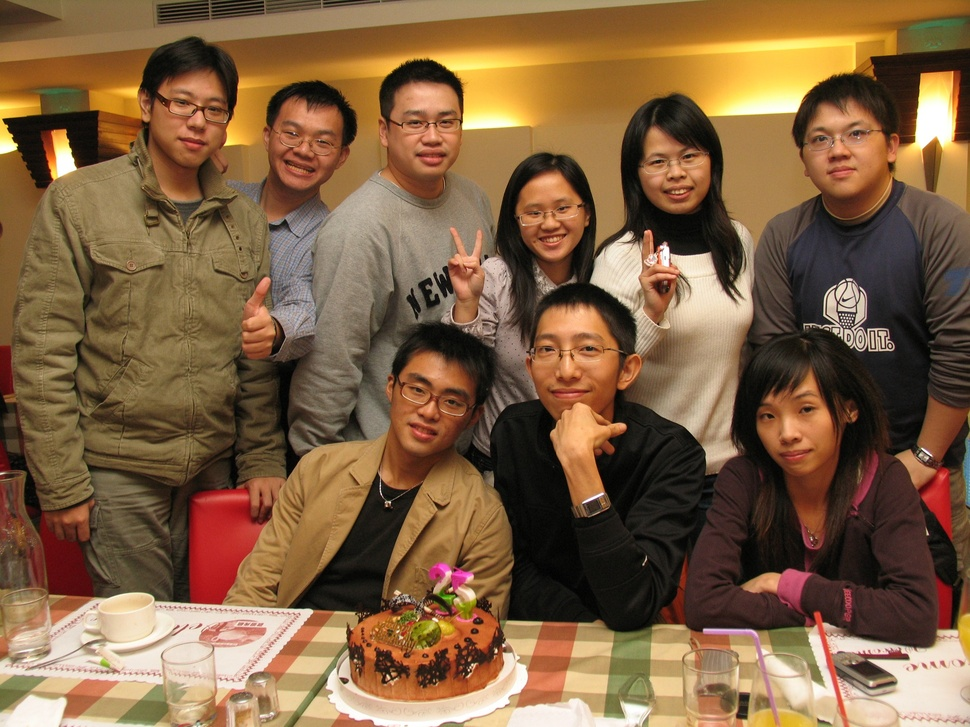
#> input picture family.jpg, 970 x 727 px, shrunk from 2048 x 1536 before the run
$ python project5.py
#> lines starting #> are read from the running program, lines starting #| are printed output that depends on the picture; after the words box and inside, x2 and y2 are one past the last pixel; in counts of white or black regions, pixels touching at a corner belong together
import cv2, numpy as np

face_cascade = cv2.CascadeClassifier('haarcascade_frontalface_default.xml')

img = cv2.imread('./family.jpg')
#> img is the input picture: shape (727, 970, 3); mean B, G, R 66, 96.9, 128.2
gray = cv2.cvtColor(img, cv2.COLOR_BGR2GRAY)
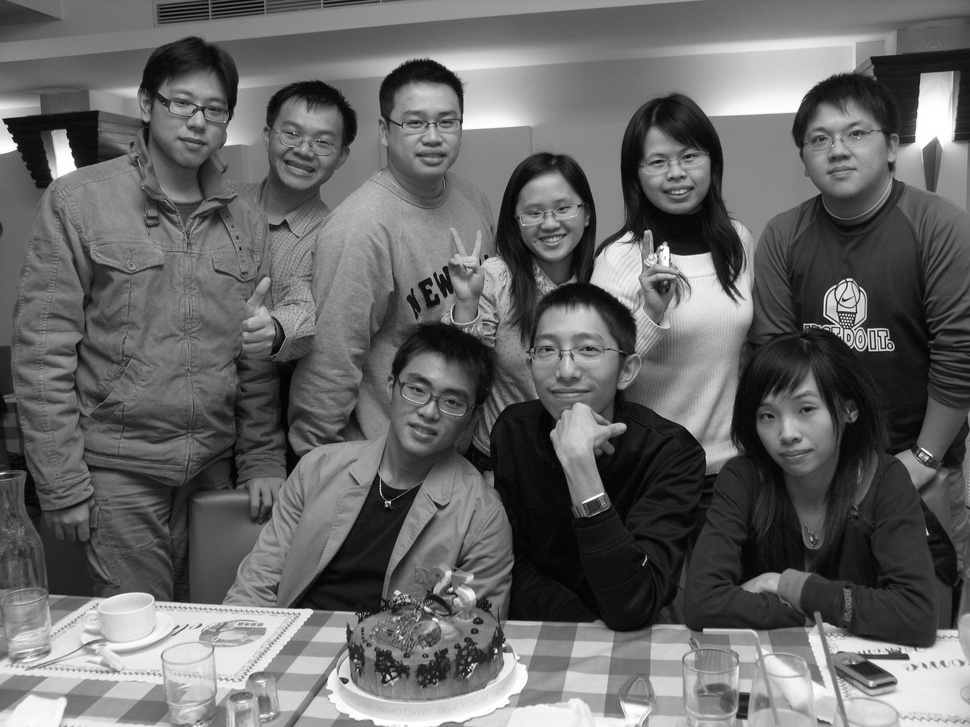
#> gray: shape (727, 970); min 1, max 255, mean 102.7

faces = face_cascade.detectMultiScale(gray, 1.1, 4)
#> faces = [[795, 102, 90, 90], [630, 127, 84, 84], [508, 177, 81, 81], [147, 68, 95, 95], [383, 86, 92, 92], [263, 103, 86, 86], [742, 379, 92, 92], [517, 306, 107, 107], [385, 354, 101, 101]]

#원
COLOR = (255, 255, 0) #색
THICKNESS = 5 #두께

for (x, y, w, h) in faces:
    print(x, y, w, h)

    roi = img[y : y + h, x : x + w]
    cv2.imshow('cropped', roi)  # ROI 지정 영역을 새창으로 표시
    cv2.moveWindow('cropped', 0, 0) # 새창을 이동

    cv2.circle(img, (x + int(w/2), y + int(h / 2)), w, COLOR, THICKNESS, cv2.LINE_AA)

    cv2.imshow('img', img)
    cv2.waitKey()
#> this loop made 9 passes
#| 795 102 90 90
#| 630 127 84 84
#| 508 177 81 81
#| 147 68 95 95
#| 383 86 92 92
#| 263 103 86 86
#| 742 379 92 92
#| 517 306 107 107
#> (further printed lines are left out)
#> pass 1, `roi = img[y : y + h, x : x + w]`:
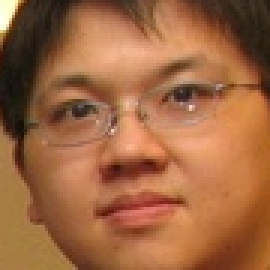
#> roi: shape (90, 90, 3) (shown 3 times larger); mean B, G, R 65.9, 102.6, 158.9
#> pass 1, `cv2.imshow('img', img)`:
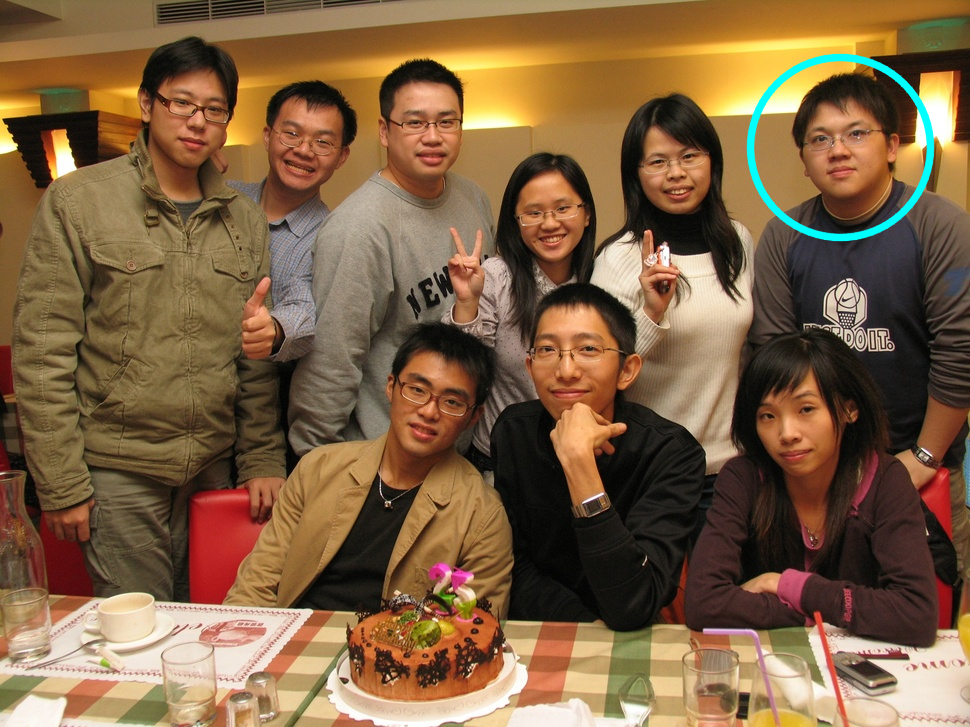
#> window 'img': shape (727, 970, 3); mean B, G, R 67, 97.7, 127.3
#> pass 2, `roi = img[y : y + h, x : x + w]`:
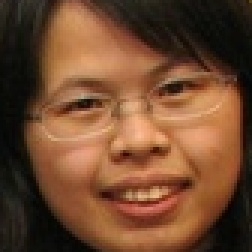
#> roi: shape (84, 84, 3) (shown 3 times larger); mean B, G, R 47.4, 73.3, 112.9
#> pass 2, `cv2.imshow('img', img)`:
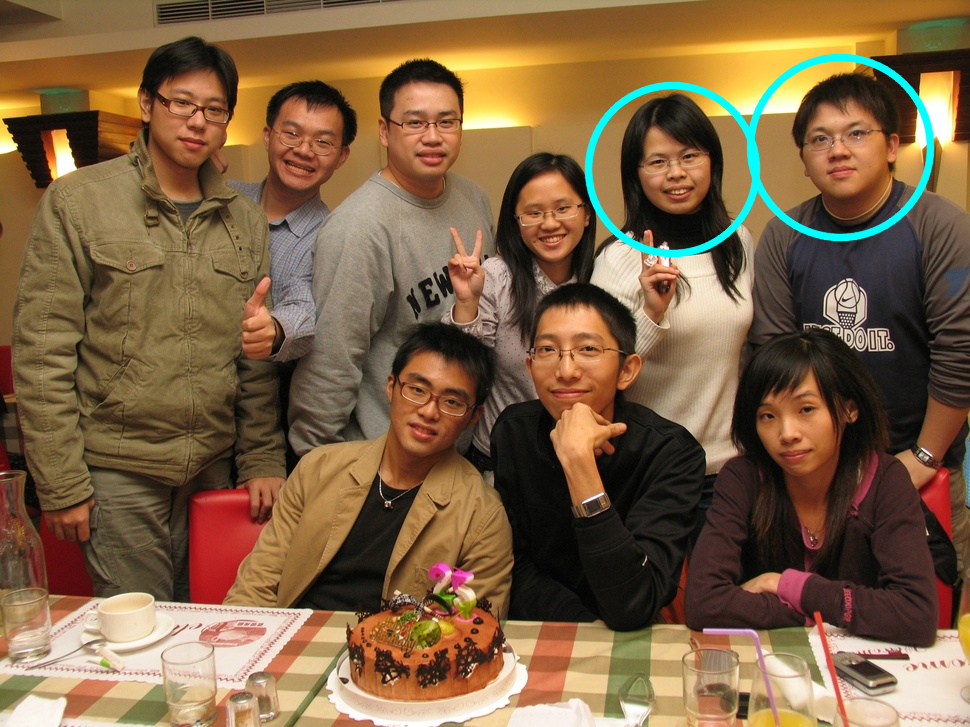
#> window 'img': shape (727, 970, 3); mean B, G, R 68, 98.4, 126.5
#> after the loop:
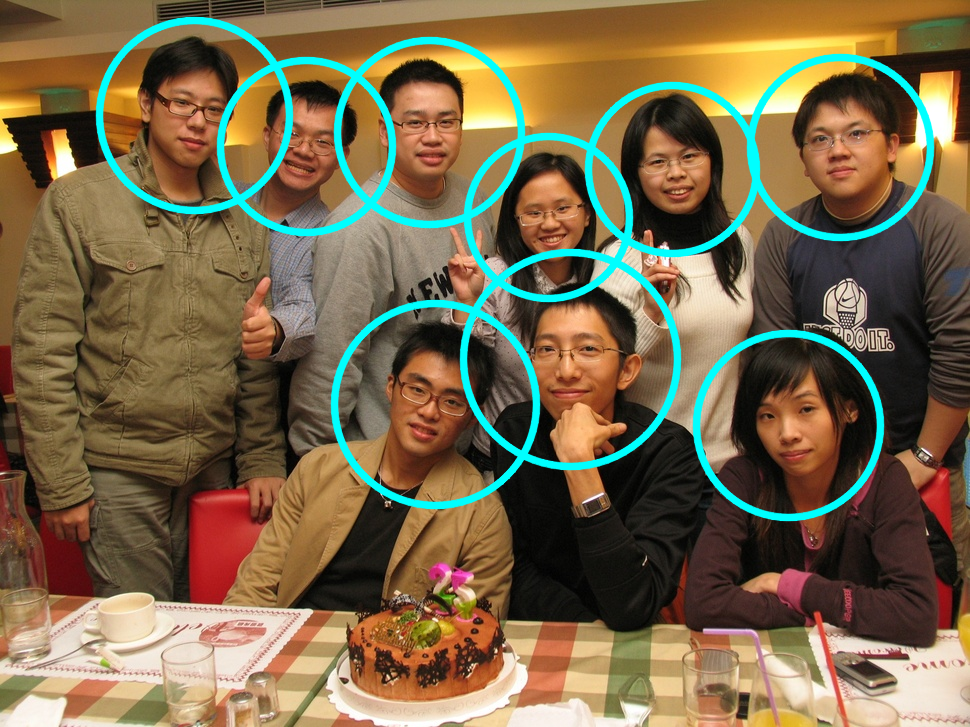
#> img: shape (727, 970, 3); 6.28% of pixels changed, all inside (x1, y1, x2, y2) = (95, 16, 935, 522)

#> (the run stopped early here; a loop or call above may not have finished)
